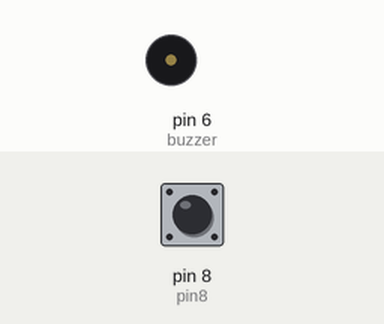
Bench run of a sketch on a simulated Arduino Uno, built with avr-gcc and run on an emulated ATmega328P. Shown: buzzer (waves = sounding, pin HIGH). Inputs (shaded band) come from the test bench; at power-on: pin 8 (pin8) HIGH.

Above: at 1.2 s.
1.3 s: pin 8 (pin8) pulled LOW for 0.15 s
At 1.37 s:
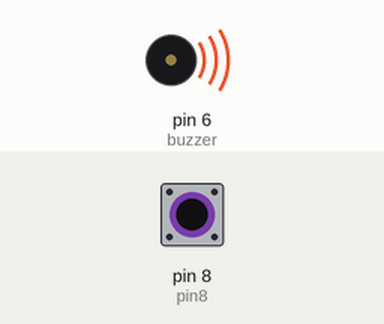
2.9 s: pin 8 (pin8) pulled LOW for 3.2 s
At 7.2 s:
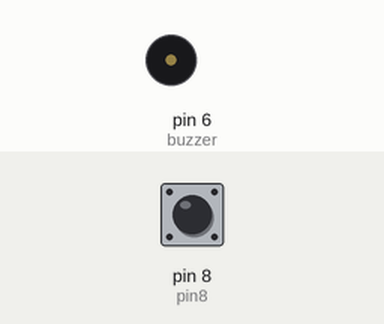
Timing chart, 0 to 8.7 s (numbered marks = the images above; inputs shaded):
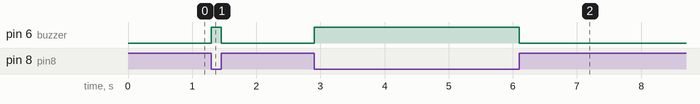

Measured:
- after the input at 1.3 s, pin 6 (buzzer): LOW → HIGH at once, → LOW 0.15 s later
- after the input at 2.9 s, pin 6 (buzzer): LOW → HIGH at once, → LOW 3.2 s later

The sketch:

buzzer_activo_ejemplo_2_pulsador.ino
```cpp
int buzzer = 6;
int pin8 = 8;

void setup() {
  pinMode(buzzer,OUTPUT);
  pinMode(pin8,INPUT_PULLUP);

}

void loop() {
  int boton = digitalRead(pin8);

  if(boton == 0){
    digitalWrite(buzzer,HIGH);

  }else{
    digitalWrite(buzzer,LOW);
  }
}
```
